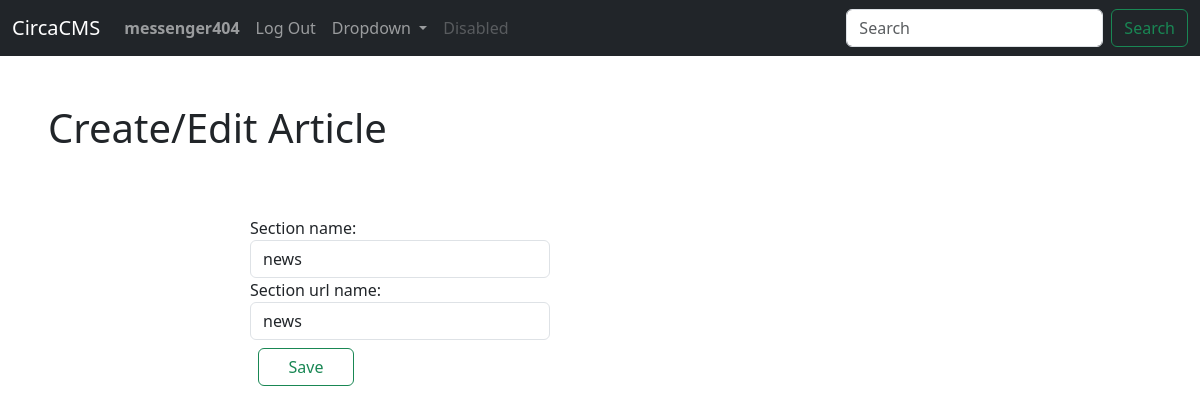
The page /cms_dashboard/edit/section/1/ (signed in) on the database its author committed.
### news/models.py (models this page shows, shortened)
class User(AbstractUser):
    pass

class Section(models.Model):
    section_name = models.CharField(max_length=50)
    section_url_name = models.SlugField(max_length=50, null=True, unique=True)

### cms/views.py (the view)
# urls.py: path('edit/section/<int:section_id>/', views.edit_section, name="edit_section"),
def edit_section(request, section_id):
    section = get_object_or_404(Section, id=section_id)
    if request.method =="POST":
        form = SectionForm(request.POST, request.FILES, instance=section)
        if form.is_valid():
            form.save()
            return HttpResponseRedirect(reverse('cms_dashboard'))
    else:
        form = SectionForm(instance=section)
    return render(request, 'cms/section.html', {
        'form': form
        })

### cms/forms.py
class SectionForm(forms.ModelForm):
    class Meta:
        model = Section
        fields = ['section_name','section_url_name']
        widgets={
            'section_name':TextInput(attrs={
                'class':"form-control",
                'style': 'max-width: 300px;',
            }),
            'section_url_name':TextInput(attrs={
                'class':"form-control",
                'style': 'max-width: 300px;',
            })
        }

### cms/templates/cms/section.html (shortened to what this page needs)
{% extends "cms/cms_layout.html" %}
{% block body %}
<h1 class="m-5">Create/Edit Article</h1>
<div class="article-content m-3">
  <form method="POST" class="article-form" enctype="multipart/form-data">
    {{ form.as_div }}
    <button class="btn btn-outline-success m-2" style="width:6rem" type="submit">Save</button>
  </form>
</div>
{% endblock %}

### cms/templates/cms/cms_layout.html (shortened to what this page needs)
{% load static %}
<!DOCTYPE html>
<html lang="en">
    <head>
        <link href="{% static 'cms/styles.css' %}" rel="stylesheet">
        <link href="https://cdn.jsdelivr.net/npm/bootstrap@5.3.3/dist/css/bootstrap.min.css" rel="stylesheet">
    </head>
    <body>
        <nav class="navbar navbar-expand-lg navbar-dark bg-dark">
            <div class="container-fluid">
                <a class="navbar-brand" href="{% url 'cms_dashboard' %}">CircaCMS</a>
              <div class="collapse navbar-collapse" id="navbarSupportedContent">
                <ul class="navbar-nav me-auto mb-2 mb-lg-0">
                    {% if user.is_authenticated %}
                    <li class="nav-item">
                        <a class="nav-link" href="#"><strong>{{ user.username }}</strong></a>
                    </li>
                {% endif %}
                {% if user.is_authenticated %}
                    <li class="nav-item">
                        <a class="nav-link" href="{% url 'logout' %}">Log Out</a>
                    </li>
                {% endif %}
                  <li class="nav-item dropdown">
                    <a class="nav-link dropdown-toggle" href="#" id="navbarDropdown" role="button" data-bs-toggle="dropdown" aria-expanded="false">
                      Dropdown
                    </a>
                  </li>
                  <li class="nav-item">
                    <a class="nav-link disabled" href="#" tabindex="-1" aria-disabled="true">Disabled</a>
                  </li>
                </ul>
                <form class="d-flex">
                  <input class="form-control me-2" action="{% url 'cms_dashboard' %}"  method="get" type="search" placeholder="Search" aria-label="Search">
                  <button class="btn btn-outline-success" type="submit">Search</button>
                </form>
              </div>
            </div>
          </nav>
          <div class="content">
            {% block body %}
            {% endblock %}
        </div>
    </body>
</html>

### cms/static/cms/styles.css (style rules this page uses)
.dropdown { position: relative; display: inline-block; }
.content { display: flex; flex-direction: column; }
.article-form { display: flex; flex-direction: column; width:700px }
.article-content { display: flex; flex-direction: column; align-self: center; }

### rows shown on the page
User: username "messenger404"
Section: section_name "news", section_url_name "news"
